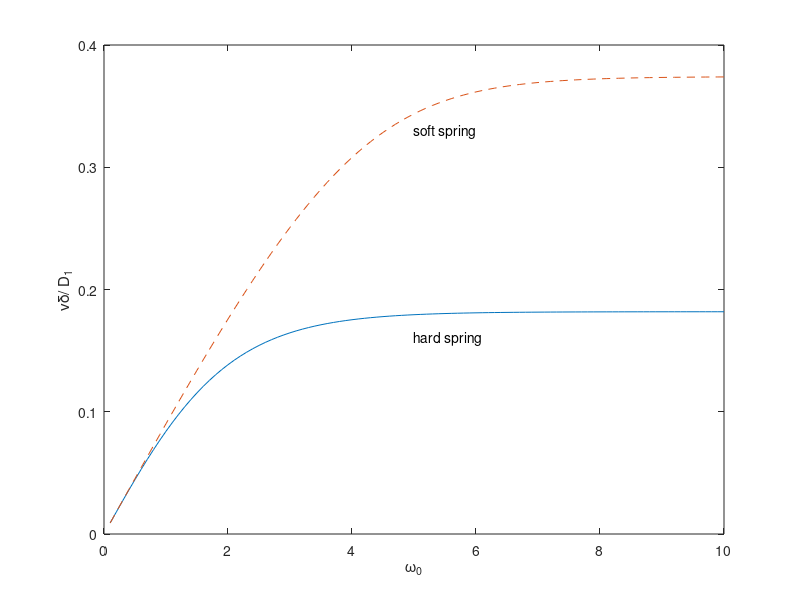

MATLAB code to generate this figure:
% to plot the velocity of a molecular motor with cargo.

dr = 0.1;  %the ratio of diffusion coefficients D2/D1


w = [0.1:.1:10];
% The hard spring limit
ex=exp(w);

v = 2*(dr/(1+dr))*(ex-1)./(ex+1);

%the soft spring limit.

%uses bisection to find wl

n = length(w);
wa = zeros(1,n);

wl = wa;

f = 2*(ex-1)./(ex+1);;
fa = f-dr*wl;

wb = w;
wl = wb;

f = wl.^2.*(1-exp(w-wl))./((exp(w)-1).*(exp(-wl)-1)+wl.*(exp(w-wl)-1));
fb = f-dr*wl;


%now do bisection
for j = 1:25
    
    wl = (wa+wb)/2;
   f = wl.^2.*(1-exp(w-wl))./((exp(w)-1).*(exp(-wl)-1)+wl.*(exp(w-wl)-1));

    ft = f-dr*wl;
    
    ftest = ft.*fa;
    indx = find(ftest>=0);
    wa(indx) = wl(indx);
    indx = find(ftest<0);
    wb(indx) = wl(indx);
    
end

v2 = dr*wl;


plot(w,v, w ,v2,'--')
text(5,.16,'hard spring')
text(5,.33,'soft spring')
xlabel('\omega_0')
ylabel('v\delta/ D_1')

out=[w' v' v2'];
save('cargo.dat','-ascii','out')
